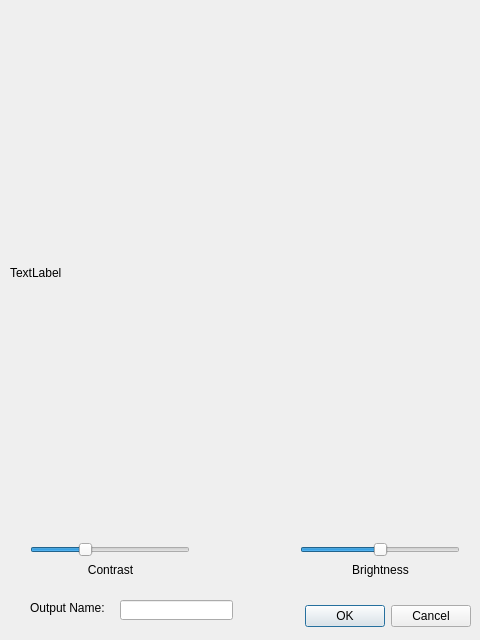
<?xml version="1.0" encoding="UTF-8"?>
<ui version="4.0">
 <class>Dialog</class>
 <widget class="QDialog" name="Dialog">
  <property name="geometry">
   <rect>
    <x>0</x>
    <y>0</y>
    <width>480</width>
    <height>640</height>
   </rect>
  </property>
  <property name="windowTitle">
   <string>Dialog</string>
  </property>
  <widget class="QDialogButtonBox" name="buttonBox">
   <property name="geometry">
    <rect>
     <x>10</x>
     <y>600</y>
     <width>461</width>
     <height>32</height>
    </rect>
   </property>
   <property name="orientation">
    <enum>Qt::Horizontal</enum>
   </property>
   <property name="standardButtons">
    <set>QDialogButtonBox::Cancel|QDialogButtonBox::Ok</set>
   </property>
  </widget>
  <widget class="QLabel" name="ChangedLabel">
   <property name="geometry">
    <rect>
     <x>10</x>
     <y>12</y>
     <width>461</width>
     <height>521</height>
    </rect>
   </property>
   <property name="text">
    <string>TextLabel</string>
   </property>
  </widget>
  <widget class="QSlider" name="ContrastSlider">
   <property name="geometry">
    <rect>
     <x>30</x>
     <y>540</y>
     <width>160</width>
     <height>19</height>
    </rect>
   </property>
   <property name="minimum">
    <number>0</number>
   </property>
   <property name="maximum">
    <number>300</number>
   </property>
   <property name="singleStep">
    <number>1</number>
   </property>
   <property name="value">
    <number>100</number>
   </property>
   <property name="orientation">
    <enum>Qt::Horizontal</enum>
   </property>
  </widget>
  <widget class="QSlider" name="BrightnessSlider">
   <property name="geometry">
    <rect>
     <x>300</x>
     <y>540</y>
     <width>160</width>
     <height>19</height>
    </rect>
   </property>
   <property name="minimum">
    <number>-200</number>
   </property>
   <property name="maximum">
    <number>200</number>
   </property>
   <property name="orientation">
    <enum>Qt::Horizontal</enum>
   </property>
  </widget>
  <widget class="QLabel" name="label_2">
   <property name="geometry">
    <rect>
     <x>330</x>
     <y>560</y>
     <width>101</width>
     <height>20</height>
    </rect>
   </property>
   <property name="text">
    <string>Brightness</string>
   </property>
   <property name="alignment">
    <set>Qt::AlignCenter</set>
   </property>
  </widget>
  <widget class="QLabel" name="label_3">
   <property name="geometry">
    <rect>
     <x>80</x>
     <y>560</y>
     <width>61</width>
     <height>20</height>
    </rect>
   </property>
   <property name="text">
    <string>Contrast</string>
   </property>
   <property name="alignment">
    <set>Qt::AlignCenter</set>
   </property>
  </widget>
  <widget class="QLineEdit" name="OutputName">
   <property name="geometry">
    <rect>
     <x>120</x>
     <y>600</y>
     <width>113</width>
     <height>20</height>
    </rect>
   </property>
  </widget>
  <widget class="QLabel" name="label">
   <property name="geometry">
    <rect>
     <x>30</x>
     <y>600</y>
     <width>81</width>
     <height>16</height>
    </rect>
   </property>
   <property name="text">
    <string>Output Name:</string>
   </property>
  </widget>
 </widget>
 <resources/>
 <connections>
  <connection>
   <sender>buttonBox</sender>
   <signal>accepted()</signal>
   <receiver>Dialog</receiver>
   <slot>accept()</slot>
   <hints>
    <hint type="sourcelabel">
     <x>248</x>
     <y>254</y>
    </hint>
    <hint type="destinationlabel">
     <x>157</x>
     <y>274</y>
    </hint>
   </hints>
  </connection>
  <connection>
   <sender>buttonBox</sender>
   <signal>rejected()</signal>
   <receiver>Dialog</receiver>
   <slot>reject()</slot>
   <hints>
    <hint type="sourcelabel">
     <x>316</x>
     <y>260</y>
    </hint>
    <hint type="destinationlabel">
     <x>286</x>
     <y>274</y>
    </hint>
   </hints>
  </connection>
 </connections>
</ui>
